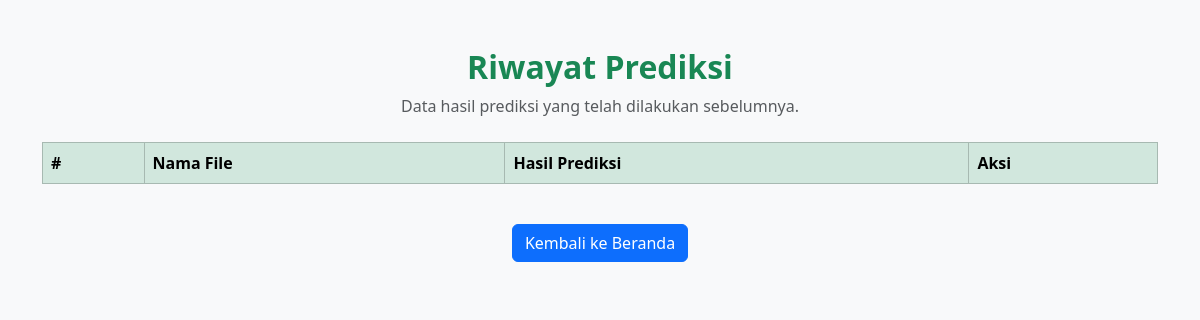
Before: /history with the older database file.
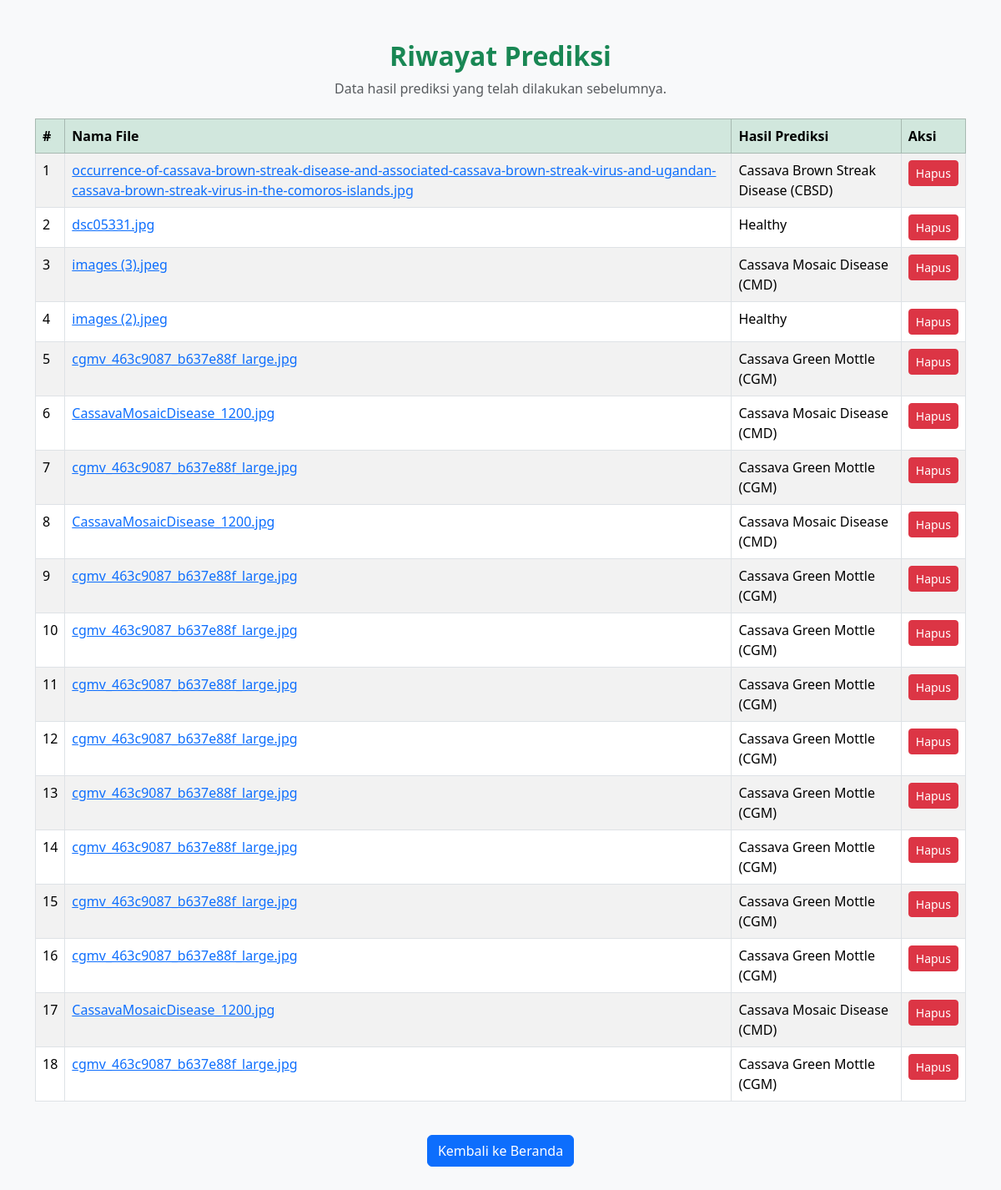
After: the same page with the newer database file.
### tables this page shows
CREATE TABLE predictions (
                id INTEGER PRIMARY KEY AUTOINCREMENT,
                filename TEXT,
                prediction TEXT
            );

### app.py (the view)
@app.route('/history')
def history():
    with sqlite3.connect('cassava.db') as conn:
        c = conn.cursor()
        c.execute("SELECT id, filename, prediction FROM predictions ORDER BY id DESC")
        data = c.fetchall()
    return render_template('history.html', data=data)

### templates/history.html (shortened to what this page needs)
<!DOCTYPE html>
<html lang="id">
<head>
    <link href="https://cdn.jsdelivr.net/npm/bootstrap@5.3.2/dist/css/bootstrap.min.css" rel="stylesheet">
</head>
<body class="bg-light">
    <div class="container py-5">
        <div class="text-center mb-4">
            <h2 class="fw-bold text-success">Riwayat Prediksi</h2>
            <p class="text-muted">Data hasil prediksi yang telah dilakukan sebelumnya.</p>
        </div>
        <div class="table-responsive">
            <table class="table table-bordered table-striped">
                <thead class="table-success">
                    <tr>
                        <th>#</th>
                        <th>Nama File</th>
                        <th>Hasil Prediksi</th>
                        <th>Aksi</th>
                    </tr>
                </thead>
                <tbody>
                    {% for row in data %}
                    <tr>
                        <td>{{ loop.index }}</td>
                        <td>
                            <a href="{{ url_for('show_result', filename=row[1]) }}">
                                {{ row[1] }}
                            </a>
                        </td>
                        <td>{{ row[2] }}</td>
                        <td>
                            <form action="{{ url_for('delete_history') }}" method="POST" style="display:inline;">
                                <button type="submit" class="btn btn-danger btn-sm">Hapus</button>
                            </form>
                        </td>
                    </tr>
                    {% endfor %}
                </tbody>
            </table>
        </div>
        <div class="text-center mt-4">
            <a href="{{ url_for('index') }}" class="btn btn-primary">Kembali ke Beranda</a>
        </div>
    </div>
</body>
</html>

Changed rows visible on the page:
added predictions: filename "occurrence-of-cassava-brown-streak-disease-and-associated-cassava-brown-streak-virus-and-ugandan-cassava-brown-streak-virus-in-the-comoros-islands.jpg", prediction "Cassava Brown Streak Disease (CBSD)"
added predictions: filename "dsc05331.jpg", prediction "Healthy"
added predictions: filename "images (3).jpeg", prediction "Cassava Mosaic Disease (CMD)"
added predictions: filename "images (2).jpeg", prediction "Healthy"
added predictions: filename "cgmv_463c9087_b637e88f_large.jpg", prediction "Cassava Green Mottle (CGM)"
added predictions: filename "CassavaMosaicDisease_1200.jpg", prediction "Cassava Mosaic Disease (CMD)"
added predictions: filename "cgmv_463c9087_b637e88f_large.jpg", prediction "Cassava Green Mottle (CGM)"
added predictions: filename "CassavaMosaicDisease_1200.jpg", prediction "Cassava Mosaic Disease (CMD)"
added predictions: filename "cgmv_463c9087_b637e88f_large.jpg", prediction "Cassava Green Mottle (CGM)"
added predictions: filename "cgmv_463c9087_b637e88f_large.jpg", prediction "Cassava Green Mottle (CGM)"
added predictions: filename "cgmv_463c9087_b637e88f_large.jpg", prediction "Cassava Green Mottle (CGM)"
added predictions: filename "cgmv_463c9087_b637e88f_large.jpg", prediction "Cassava Green Mottle (CGM)"
added predictions: filename "cgmv_463c9087_b637e88f_large.jpg", prediction "Cassava Green Mottle (CGM)"
added predictions: filename "cgmv_463c9087_b637e88f_large.jpg", prediction "Cassava Green Mottle (CGM)"
added predictions: filename "cgmv_463c9087_b637e88f_large.jpg", prediction "Cassava Green Mottle (CGM)"
added predictions: filename "cgmv_463c9087_b637e88f_large.jpg", prediction "Cassava Green Mottle (CGM)"
added predictions: filename "CassavaMosaicDisease_1200.jpg", prediction "Cassava Mosaic Disease (CMD)"
added predictions: filename "cgmv_463c9087_b637e88f_large.jpg", prediction "Cassava Green Mottle (CGM)"
